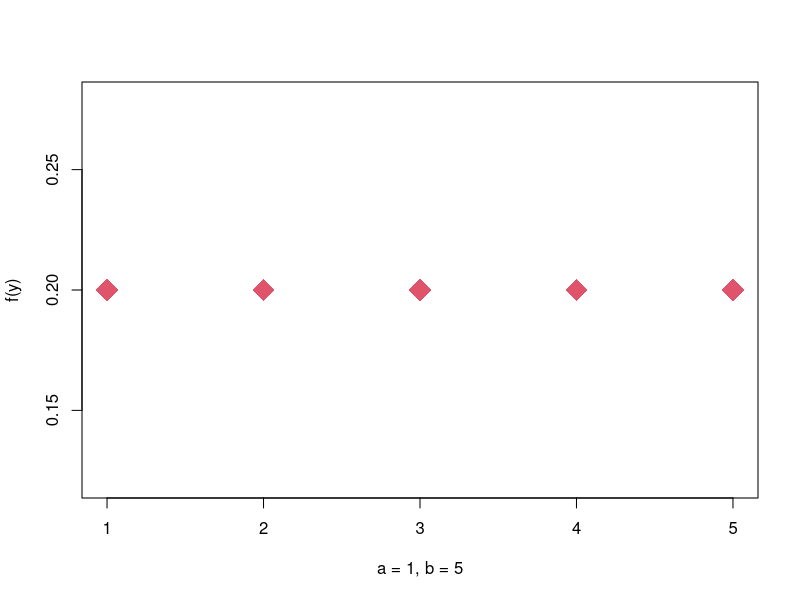
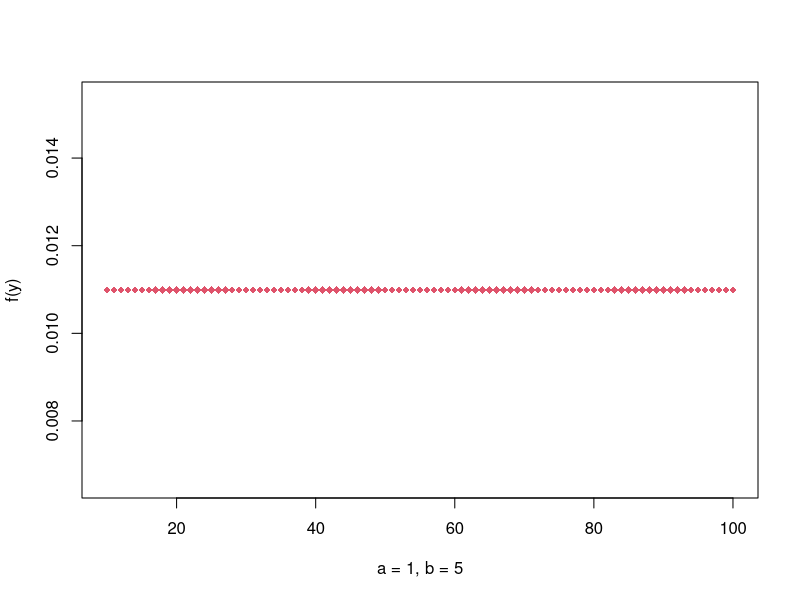
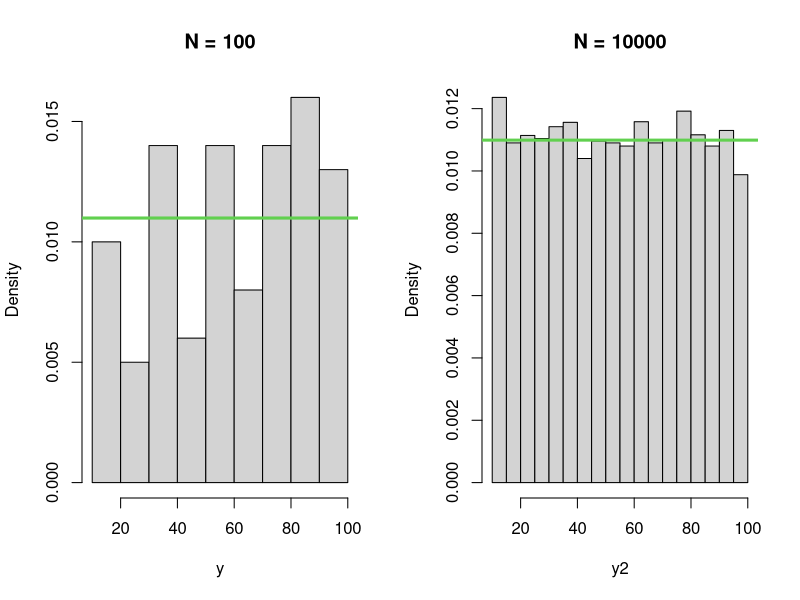

Reproduce these figures in R, in order.
## ---- chunk 1
knitr::opts_chunk$set(echo = TRUE)
## ---- chunk 2
#Parameters
  a=1; b=5
# Sample Space of RV
  x=seq(a,b,by=1)
  n=length(x)
#plotting probability mass  
  plot(x,rep(1/n,length(x)),col=2,pch=18,cex=3,
     ylab="f(y)",xlab=c("a = 1, b = 5"))
## ---- chunk 3
#Parameters
  a=10; b=100
#Sample Space
  x=seq(a,b,by=1)
  n=length(x)
#plotting probability mass    
  plot(x,rep(1/n,length(x)),col=2,pch=18,cex=1,
     ylab="f(y)",xlab=c("a = 1, b = 5"))
## ---- chunk 4
#Parameters
  a=10; b=100
#Sample space
  x=seq(a,b,by=1)
  n=length(x)
#Probability of any one value
  p=1/n
  p
#Add probabilities for all the integers >=60
  length(which(x>=60))*p
## ---- chunk 5
#Parameters
  a=10; b=100

#Sample at different sample sizes
  sample.size=100
  sample.size2=10000
  
  y=round(runif(sample.size,a,b),digits=0)
  y2=round(runif(sample.size2,a,b),digits=0)

#plotting samples with True probability
  par(mfrow=c(1,2))
  
  hist(y,main="N = 100",freq = FALSE)
  abline(h=p,col=3,lwd=3)
  
  hist(y2,main="N = 10000",freq = FALSE)
  abline(h=p,col=3,lwd=3)

  
  
